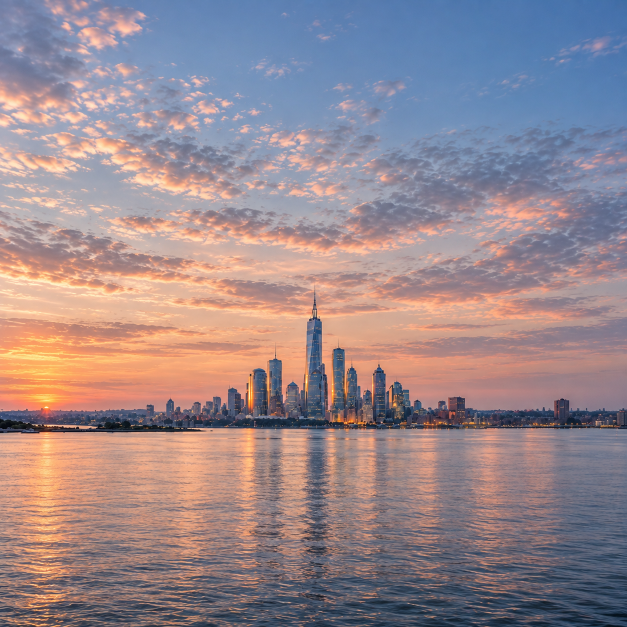
#> input picture assets/reference/originals/contact-skyline.png, 1254 x 1254 px (shown at 1/2 size)
$ python prep-contact-sky.py
#> lines starting #> are read from the running program, lines starting #| are printed output that depends on the picture
#!/usr/bin/env python3
"""
The contact backdrop.

Nikole supplied a clean skyline photograph, so this script does almost nothing
to it on purpose — no inpainting, no sharpening, no grading. The previous
source was a mockup screenshot with copy painted over it and needed repair;
this one does not, and every one of those steps would now only move it further
from the picture she chose.

Two rules:
  * Never past native. The file is 1254px square (despite its name), so 1254 is
    the largest export. A wider one would be invented detail.
  * Encoded at high quality. It is one image on one screen; the few kilobytes
    saved by pushing the quality down are not worth softening it.

Run:  python3 tools/prep-contact-sky.py
"""
from PIL import Image
import os

ROOT = os.path.dirname(os.path.dirname(os.path.abspath(__file__)))
SRC  = os.path.join(ROOT, "assets", "reference", "originals", "contact-skyline.png")
OUT  = os.path.join(ROOT, "assets", "img")

photo = Image.open(SRC).convert("RGB")
#> photo is the input picture: PIL image 1254x1254 RGB; mean R, G, B 152.8, 136, 141.4
NATIVE = photo.width
#> NATIVE = 1254
print(f"  source {photo.width}x{photo.height}")
#|   source 1254x1254

# Small screens should not pull the largest file; large ones should get native.
for width in (640, 960, NATIVE):
    out = photo if width == NATIVE else photo.resize(
        (width, round(photo.height * width / NATIVE)), Image.LANCZOS)
    path = os.path.join(OUT, f"contact-sky-{width}.webp")
    out.save(path, quality=92, method=6)
    print(f"  contact-sky-{width}.webp  {os.path.getsize(path)/1024:6.1f} KB"
          f"{'   (native, unresampled)' if width == NATIVE else ''}")
#> this loop made 3 passes
#> pass 1, `out = photo if width == NATIVE else photo.resize( (width, round(photo...`:
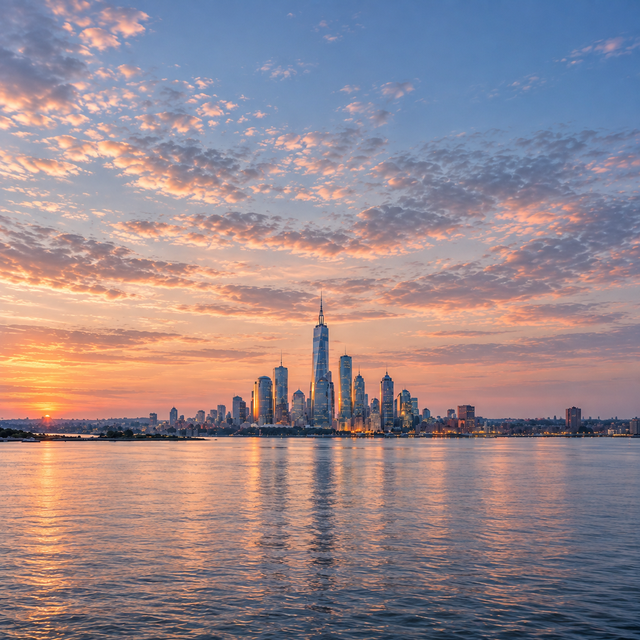
#> out: PIL image 640x640 RGB; mean R, G, B 152.8, 136, 141.4

$ run again, with assets/reference/originals/island.png copied over assets/reference/originals/contact-skyline.png
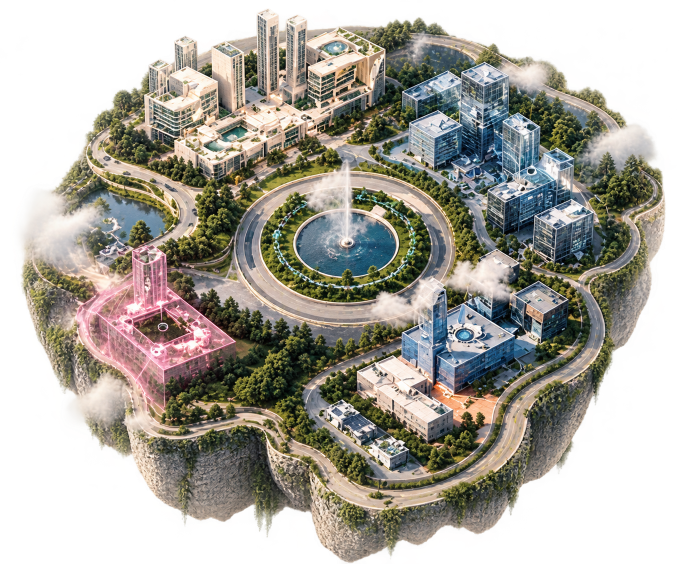
#> input picture assets/reference/originals/island.png, 1394 x 1128 px (shown at 1/2 size)
#> `photo = Image.open(SRC).convert("RGB")`:
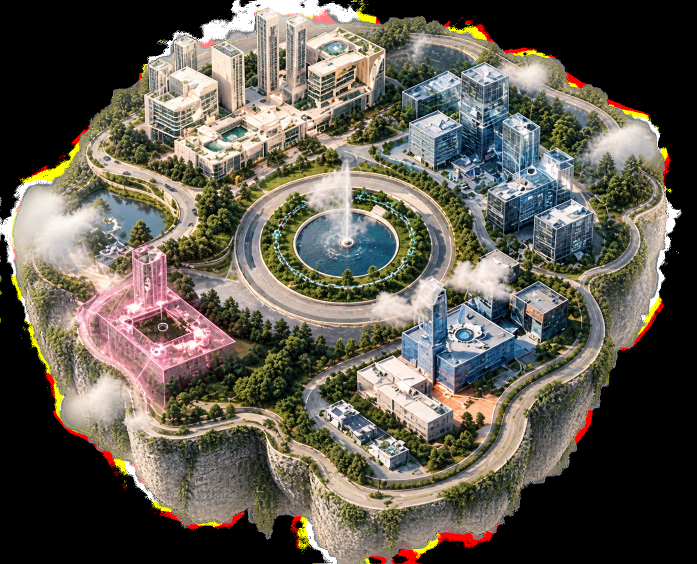
#> photo: PIL image 1394x1128 RGB (shown at 1/2 size); mean R, G, B 95.9, 90.6, 79.9
#|   source 1394x1128
#> the loop `for width in (640, 960, NATIVE):` made 3 passes
#> pass 1, `out = photo if width == NATIVE else photo.resize( (width, round(photo...`:
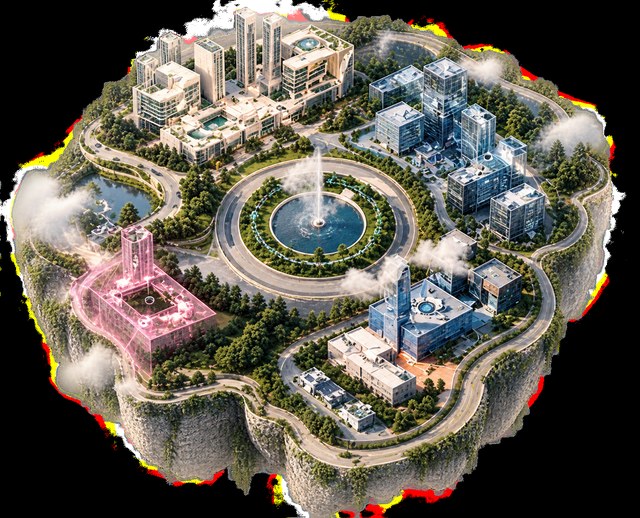
#> out: PIL image 640x518 RGB; mean R, G, B 95.8, 90.6, 79.9
